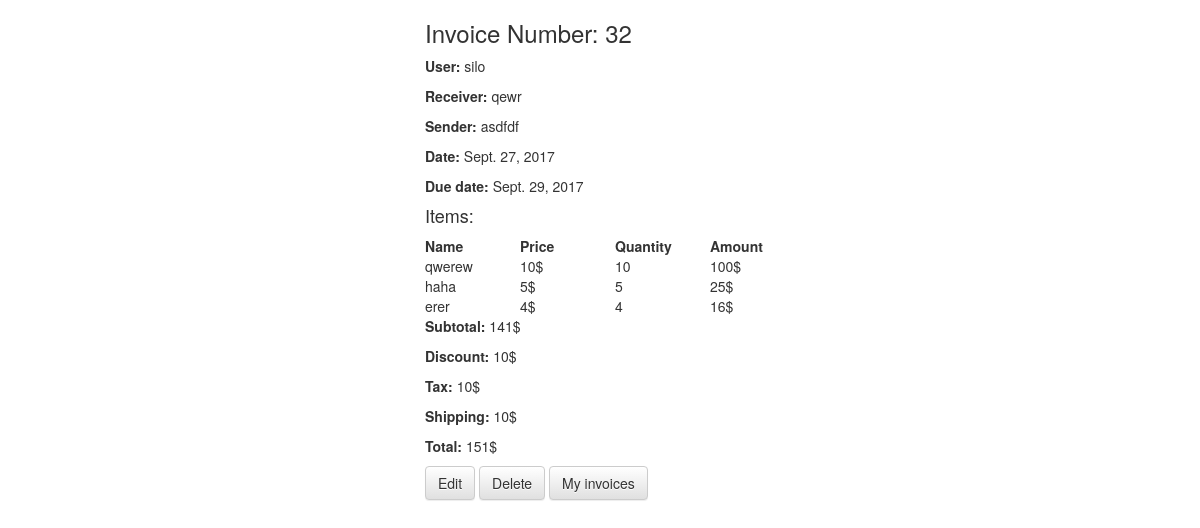
The app's page /invoices/32/ (signed in) with its own data.
### invoices/models.py (models this page shows, shortened)
class Invoice(models.Model):
    user = models.ForeignKey(settings.AUTH_USER_MODEL, default=1)
    sender = models.CharField(max_length=127)
    receiver = models.CharField(max_length=127)
    notes = models.TextField(blank=True)
    terms = models.TextField(blank=True)
    date = models.DateField()
    due_date = models.DateField()
    payment_term = models.CharField(
        max_length=2,
        choices=PAYMENT_TERMS_CHOICES,
        default=UPON_RECEIPT,
    )
    discount_type = models.CharField(
        max_length = 1,
        choices=DISCOUNT_TYPE_CHOICES,
        default=PERCENT,
    )
    discount = models.IntegerField(
        default=0,
    )
    tax_type = models.CharField(
        max_length=1,
        choices=TAX_TYPE_CHOICES,
        default=PERCENT,
    )
    tax = models.IntegerField(
        default=0,
    )
    shipping_price = models.IntegerField(
        default=0,
    )
    subtotal = models.IntegerField(
        default=0,
    )
    total = models.IntegerField(
        default=0
    )
    updated = models.DateTimeField(auto_now=True, auto_now_add=False)
    timestamp  = models.DateTimeField(auto_now=False, auto_now_add=True)
    def get_edit_url(self):
        return reverse('invoices:edit', kwargs={'id': self.id})
    def get_delete_url(self):
        return reverse('invoices:delete', kwargs={'id': self.id})

class InvoiceLineItem(models.Model):
    invoice = models.ForeignKey(Invoice, on_delete=models.CASCADE)
    name = models.CharField(max_length=127)
    quantity = models.IntegerField(default=0)
    price = models.IntegerField(default=0)
    amount = models.IntegerField(default=0)

### invoices/views.py (the view)
# urls.py: url(r'^(?P<id>\d+)/$', invoice_detail, name='detail'),
def invoice_detail(request, id=None):
    invoice = get_object_or_404(Invoice, id=id)
    if not request.user == invoice.user or not request.user.is_superuser:
        raise Http404
    line_items = invoice.invoicelineitem_set.all()
    return render(request, 'invoice_detail.html', {'invoice': invoice, 'line_items': line_items})

### templates/invoice_detail.html (shortened to what this page needs)
{% extends 'base.html' %}
{% block content %}
<div class="col-sm-4 col-sm-offset-4">
  <h3>Invoice Number: {{ invoice.id }}</h3>
  <p><strong>User:</strong> {{ invoice.user }}</p>
  <p><strong>Receiver:</strong> {{ invoice.receiver }}</p>
  <p><strong>Sender:</strong> {{ invoice.sender  }}</p>
  <p><strong>Date:</strong> {{ invoice.date }}</p>
  <p><strong>Due date:</strong> {{ invoice.due_date }}</p>
  <h4>Items:</h4>
  <div class="row">
    <div class="col-sm-3"><strong>Name</strong></div>
    <div class="col-sm-3"><strong>Price</strong></div>
    <div class="col-sm-3"><strong>Quantity</strong></div>
    <div class="col-sm-3"><strong>Amount</strong></div>
  </div>
  <div class="row">
    {% for line_item in line_items %}
      <div class="col-sm-3">{{ line_item.name }}</div>
      <div class="col-sm-3">{{ line_item.price }}$</div>
      <div class="col-sm-3">{{ line_item.quantity }}</div>
      <div class="col-sm-3">{{ line_item.amount }}$</div>
    {% endfor %}
  </div>
  <p><strong>Subtotal:</strong> {{ invoice.subtotal }}$</p>
  <p><strong>Discount:</strong> {{ invoice.discount }}{{invoice.discount_type}}</p>
  <p><strong>Tax:</strong> {{invoice.tax }}{{invoice.tax_type}}</p>
  <p><strong>Shipping:</strong> {{ invoice.shipping_price }}$</p>
  <p><strong>Total:</strong> {{ invoice.total }}$</p>
  <a href='{{invoice.get_edit_url}}'><button class="btn btn-default">Edit</button></a>
  <a href='{{invoice.get_delete_url}}'><button class='btn btn-default'>Delete</button></a>
  <a href="{% url 'invoices:list' %}"><button class="btn btn-default">My invoices</button></a>
</div>
{% endblock content %}

### records on screen
Invoice: id "32", user "silo", receiver "qewr", sender "asdfdf", date "Sept. 27, 2017", due_date "Sept. 29, 2017", subtotal "141", discount "10", discount_type "$", tax "10", tax_type "$", shipping_price "10", total "151"
InvoiceLineItem: name "qwerew", price "10", quantity "10", amount "100"
InvoiceLineItem: name "haha", price "5", quantity "5", amount "25"
InvoiceLineItem: name "erer", price "4", quantity "4", amount "16"
